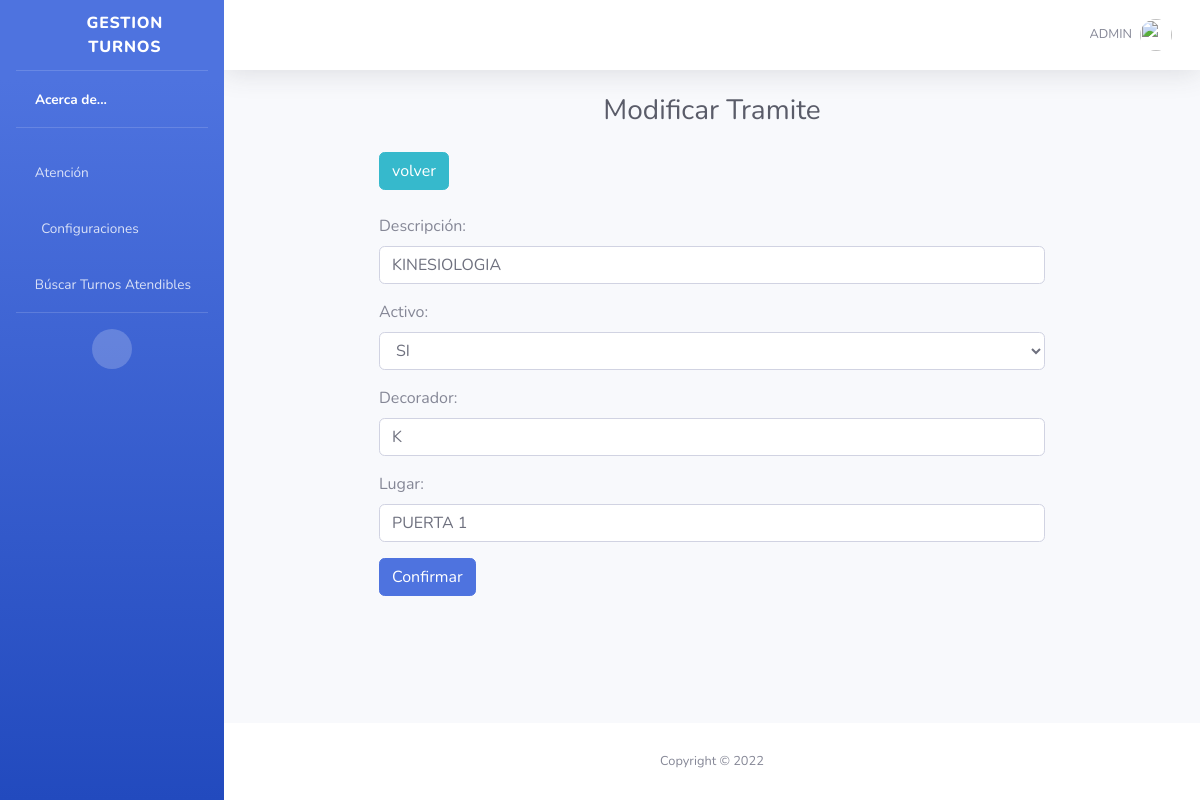
The page /tupdate/2/ (signed in) on the database its author committed.
### admin_turnos/models.py (models this page shows)
class Tramites(models.Model):
    id = models.AutoField(primary_key=True)
    descripcion = models.CharField(max_length=50)
    activo = models.CharField(max_length=1)
    decorador = models.CharField(max_length=1)
    lugar = models.CharField(max_length=20)

### admin_turnos/views.py (the view)
# urls.py: path("tupdate/<pk>/", login_required(views.TramitesUpdateView.as_view()), name="tupdate"),
class TramitesUpdateView(UpdateView):
    model = Tramites
    success_url = reverse_lazy('tlist')
    form_class = CustomTramitesForm
    def get_context_data(self, **kwargs):
        context = super().get_context_data(**kwargs)
        context['show'] = "false"
        return context

### admin_turnos/forms.py
class CustomTramitesForm(forms.ModelForm):
    class Meta:
        model = Tramites
        fields = ['descripcion', 'activo', 'decorador', 'lugar']
    value_active = (
        ('S', 'SI'),
        ('N', 'NO'),
    )
    descripcion = forms.CharField(label='Descripción', min_length=5, max_length=50, widget=forms.TextInput(attrs={'class': 'form-control text-uppercase'}))
    activo = forms.CharField(widget=forms.Select(choices=value_active, attrs={'class': 'form-control text-uppercase'}))
    decorador = forms.CharField(label='Decorador', max_length=1, widget=forms.TextInput(attrs={'class': 'form-control text-uppercase'}))
    lugar = forms.CharField(label='Lugar', max_length=20, widget=forms.TextInput(attrs={'class': 'form-control text-uppercase'}))

### admin_turnos/templates/admin_turnos/tramites_form.html (shortened to what this page needs)
{% extends "base.html" %}
{% block cuerpo %}
<div class="d-sm-flex align-items-center justify-content-center mb-4">
    <h1 class="h3 mb-0 text-gray-800">Modificar Tramite</h1>
</div>
<div class="row align-items-center justify-content-center">
    <div class="container w-75">
        <a class="btn btn-info mb-4" href="{% url 'tlist' %}">volver</a>
    </div>
    <br />
    <div class="container w-75">
        <form class="form-horizontal"  method="post">
            {{ form.as_p }}
            <input class="btn btn-primary mb-4" type="submit" value="Confirmar">
        </form>
    </div>
</div>
{% endblock %}

### templates/base.html (shortened to what this page needs)
<!DOCTYPE html>
<html lang="en">
<head>
    {% load static %}
    <link href="{% static 'vendor/fontawesome-free/css/all.min.css'%}" rel="stylesheet" />
    <link href="{% static 'css/sb-admin-2.min.css'%}" rel="stylesheet" />
</head>
<body id="page-top">
    <div id="wrapper">
        <ul class="navbar-nav bg-gradient-primary sidebar sidebar-dark accordion" id="accordionSidebar">
            <a class="sidebar-brand d-flex align-items-center justify-content-center" href="{% url 'main' %}">
                <div class="sidebar-brand-icon rotate-n-15">
                    <i class="fa fa-building"></i>
                </div>
                <div class="sidebar-brand-text mx-3">Gestion turnos</div>
            </a>
            <hr class="sidebar-divider my-0">
            <li class="nav-item active">
                <a class="nav-link" href="{% url 'about' %}">
                    <i class='fa fa-users'></i>
                    <span>Acerca de...</span></a>
            </li>
            <hr class="sidebar-divider">
            {% if user.id %}
                <li class="nav-item">
                    <a class="nav-link collapsed" href="#" data-toggle="collapse" data-target="#atencion"
                        aria-expanded="true" aria-controls="atencion">
                        <i class='fas fa-laptop-medical'></i>
                        <span>Atención</span>
                    </a>
                </li>
                <li class="nav-item">
                    <a class="nav-link collapsed" href="#" data-toggle="collapse" data-target="#config" aria-expanded="true"
                        aria-controls="config">
                        <i class="fas fa-fw fa-cog"></i>
                        <span>Configuraciones</span>
                    </a>
                </li>
                <li class="nav-item">
                    <a class="nav-link" href="{% url 'finder' %}">
                        <i class='fa fa-search'></i>
                        <span>Búscar Turnos Atendibles</span></a>
                </li>
                <hr class="sidebar-divider d-none d-md-block">
            {% endif %}
            <div class="text-center d-none d-md-inline">
                <button class="rounded-circle border-0" id="sidebarToggle"></button>
            </div>
        </ul>
        <div id="content-wrapper" class="d-flex flex-column">
            <div id="content">
                <nav class="navbar navbar-expand navbar-light bg-white topbar mb-4 static-top shadow">
                    <ul class="navbar-nav ml-auto">
                        {% if request.user.id %}
                            <li class="nav-item dropdown no-arrow">
                                <a class="nav-link dropdown-toggle" href="#" id="userDropdown" role="button" data-toggle="dropdown"
                                    aria-haspopup="true" aria-expanded="false">
                                    {% if request.user.first_name and request.user.last_name %}
                                        <span class="mr-2 d-none d-lg-inline text-gray-600 small text-uppercase">{{ request.user.first_name }} {{ request.user.last_name }}</span>
                                    {% else %}
                                        <span class="mr-2 d-none d-lg-inline text-gray-600 small text-uppercase">{{ request.user.username }}</span>
                                    {% endif %}
                                    <img class="img-profile rounded-circle" src="{% static 'img/user.png'%}">
                                </a>
                            </li>
                        {% endif %}
                    </ul>
                </nav>
                <div class="container-fluid">
                    {% block cuerpo %}
                    {% endblock %}
                </div>
            </div>
            <footer class="sticky-footer bg-white">
                <div class="container my-auto">
                    <div class="copyright text-center my-auto">
                        <span>Copyright &copy; 2022</span>
                    </div>
                </div>
            </footer>
        </div>
    </div>
    <link rel="stylesheet" href="//code.jquery.com/ui/1.13.2/themes/base/jquery-ui.css">
</body>
</html>

### rows shown on the page
Tramites: descripcion "kinesiologia", activo "SI", decorador "K", lugar "Puerta 1"

### other values the page prints
{{ request.user.username }} "ADMIN"
